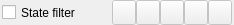
<?xml version="1.0" encoding="UTF-8"?>
<ui version="4.0">
 <class>SoftwareStateFilter</class>
 <widget class="QWidget" name="SoftwareStateFilter">
  <property name="geometry">
   <rect>
    <x>0</x>
    <y>0</y>
    <width>234</width>
    <height>25</height>
   </rect>
  </property>
  <layout class="QGridLayout" name="gridLayout">
   <property name="leftMargin">
    <number>2</number>
   </property>
   <property name="topMargin">
    <number>0</number>
   </property>
   <property name="rightMargin">
    <number>2</number>
   </property>
   <property name="bottomMargin">
    <number>0</number>
   </property>
   <property name="spacing">
    <number>0</number>
   </property>
   <item row="0" column="1">
    <widget class="QToolButton" name="toolButtonCorrect">
     <property name="enabled">
      <bool>false</bool>
     </property>
     <property name="sizePolicy">
      <sizepolicy hsizetype="Fixed" vsizetype="Minimum">
       <horstretch>0</horstretch>
       <verstretch>0</verstretch>
      </sizepolicy>
     </property>
     <property name="focusPolicy">
      <enum>Qt::NoFocus</enum>
     </property>
     <property name="toolTip">
      <string>Toggle software-state 'correct'</string>
     </property>
     <property name="statusTip">
      <string>Toggle software-state 'correct'</string>
     </property>
     <property name="icon">
      <iconset resource="../qmc2.qrc">
       <normaloff>:/data/img/software_correct.png</normaloff>:/data/img/software_correct.png</iconset>
     </property>
     <property name="checkable">
      <bool>true</bool>
     </property>
    </widget>
   </item>
   <item row="0" column="5">
    <widget class="QToolButton" name="toolButtonUnknown">
     <property name="enabled">
      <bool>false</bool>
     </property>
     <property name="sizePolicy">
      <sizepolicy hsizetype="Fixed" vsizetype="Minimum">
       <horstretch>0</horstretch>
       <verstretch>0</verstretch>
      </sizepolicy>
     </property>
     <property name="focusPolicy">
      <enum>Qt::NoFocus</enum>
     </property>
     <property name="toolTip">
      <string>Toggle software-state 'unknown'</string>
     </property>
     <property name="statusTip">
      <string>Toggle software-state 'unknown'</string>
     </property>
     <property name="icon">
      <iconset resource="../qmc2.qrc">
       <normaloff>:/data/img/software_unknown.png</normaloff>:/data/img/software_unknown.png</iconset>
     </property>
     <property name="checkable">
      <bool>true</bool>
     </property>
    </widget>
   </item>
   <item row="0" column="2">
    <widget class="QToolButton" name="toolButtonMostlyCorrect">
     <property name="enabled">
      <bool>false</bool>
     </property>
     <property name="sizePolicy">
      <sizepolicy hsizetype="Fixed" vsizetype="Minimum">
       <horstretch>0</horstretch>
       <verstretch>0</verstretch>
      </sizepolicy>
     </property>
     <property name="focusPolicy">
      <enum>Qt::NoFocus</enum>
     </property>
     <property name="toolTip">
      <string>Toggle software-state 'mostly correct'</string>
     </property>
     <property name="statusTip">
      <string>Toggle software-state 'mostly correct'</string>
     </property>
     <property name="icon">
      <iconset resource="../qmc2.qrc">
       <normaloff>:/data/img/software_mostlycorrect.png</normaloff>:/data/img/software_mostlycorrect.png</iconset>
     </property>
     <property name="checkable">
      <bool>true</bool>
     </property>
    </widget>
   </item>
   <item row="0" column="4">
    <widget class="QToolButton" name="toolButtonNotFound">
     <property name="enabled">
      <bool>false</bool>
     </property>
     <property name="sizePolicy">
      <sizepolicy hsizetype="Fixed" vsizetype="Minimum">
       <horstretch>0</horstretch>
       <verstretch>0</verstretch>
      </sizepolicy>
     </property>
     <property name="focusPolicy">
      <enum>Qt::NoFocus</enum>
     </property>
     <property name="toolTip">
      <string>Toggle software-state 'not found'</string>
     </property>
     <property name="statusTip">
      <string>Toggle software-state 'not found'</string>
     </property>
     <property name="icon">
      <iconset resource="../qmc2.qrc">
       <normaloff>:/data/img/software_notfound.png</normaloff>:/data/img/software_notfound.png</iconset>
     </property>
     <property name="checkable">
      <bool>true</bool>
     </property>
    </widget>
   </item>
   <item row="0" column="3">
    <widget class="QToolButton" name="toolButtonIncorrect">
     <property name="enabled">
      <bool>false</bool>
     </property>
     <property name="sizePolicy">
      <sizepolicy hsizetype="Fixed" vsizetype="Minimum">
       <horstretch>0</horstretch>
       <verstretch>0</verstretch>
      </sizepolicy>
     </property>
     <property name="focusPolicy">
      <enum>Qt::NoFocus</enum>
     </property>
     <property name="toolTip">
      <string>Toggle software-state 'incorrect'</string>
     </property>
     <property name="statusTip">
      <string>Toggle software-state 'incorrect'</string>
     </property>
     <property name="icon">
      <iconset resource="../qmc2.qrc">
       <normaloff>:/data/img/software_incorrect.png</normaloff>:/data/img/software_incorrect.png</iconset>
     </property>
     <property name="checkable">
      <bool>true</bool>
     </property>
    </widget>
   </item>
   <item row="0" column="0">
    <widget class="QCheckBox" name="checkBoxStateFilter">
     <property name="sizePolicy">
      <sizepolicy hsizetype="Minimum" vsizetype="Minimum">
       <horstretch>0</horstretch>
       <verstretch>0</verstretch>
      </sizepolicy>
     </property>
     <property name="focusPolicy">
      <enum>Qt::NoFocus</enum>
     </property>
     <property name="toolTip">
      <string>Toggle filtering by software-states</string>
     </property>
     <property name="statusTip">
      <string>Toggle filtering by software-states</string>
     </property>
     <property name="text">
      <string>State filter</string>
     </property>
    </widget>
   </item>
  </layout>
 </widget>
 <tabstops>
  <tabstop>checkBoxStateFilter</tabstop>
  <tabstop>toolButtonCorrect</tabstop>
  <tabstop>toolButtonMostlyCorrect</tabstop>
  <tabstop>toolButtonIncorrect</tabstop>
  <tabstop>toolButtonNotFound</tabstop>
  <tabstop>toolButtonUnknown</tabstop>
 </tabstops>
 <resources>
  <include location="../qmc2.qrc"/>
 </resources>
 <connections>
  <connection>
   <sender>checkBoxStateFilter</sender>
   <signal>toggled(bool)</signal>
   <receiver>toolButtonCorrect</receiver>
   <slot>setEnabled(bool)</slot>
   <hints>
    <hint type="sourcelabel">
     <x>55</x>
     <y>14</y>
    </hint>
    <hint type="destinationlabel">
     <x>92</x>
     <y>13</y>
    </hint>
   </hints>
  </connection>
  <connection>
   <sender>checkBoxStateFilter</sender>
   <signal>toggled(bool)</signal>
   <receiver>toolButtonMostlyCorrect</receiver>
   <slot>setEnabled(bool)</slot>
   <hints>
    <hint type="sourcelabel">
     <x>61</x>
     <y>21</y>
    </hint>
    <hint type="destinationlabel">
     <x>126</x>
     <y>21</y>
    </hint>
   </hints>
  </connection>
  <connection>
   <sender>checkBoxStateFilter</sender>
   <signal>toggled(bool)</signal>
   <receiver>toolButtonIncorrect</receiver>
   <slot>setEnabled(bool)</slot>
   <hints>
    <hint type="sourcelabel">
     <x>58</x>
     <y>8</y>
    </hint>
    <hint type="destinationlabel">
     <x>155</x>
     <y>5</y>
    </hint>
   </hints>
  </connection>
  <connection>
   <sender>checkBoxStateFilter</sender>
   <signal>toggled(bool)</signal>
   <receiver>toolButtonNotFound</receiver>
   <slot>setEnabled(bool)</slot>
   <hints>
    <hint type="sourcelabel">
     <x>64</x>
     <y>2</y>
    </hint>
    <hint type="destinationlabel">
     <x>188</x>
     <y>2</y>
    </hint>
   </hints>
  </connection>
  <connection>
   <sender>checkBoxStateFilter</sender>
   <signal>toggled(bool)</signal>
   <receiver>toolButtonUnknown</receiver>
   <slot>setEnabled(bool)</slot>
   <hints>
    <hint type="sourcelabel">
     <x>25</x>
     <y>4</y>
    </hint>
    <hint type="destinationlabel">
     <x>203</x>
     <y>18</y>
    </hint>
   </hints>
  </connection>
 </connections>
</ui>
